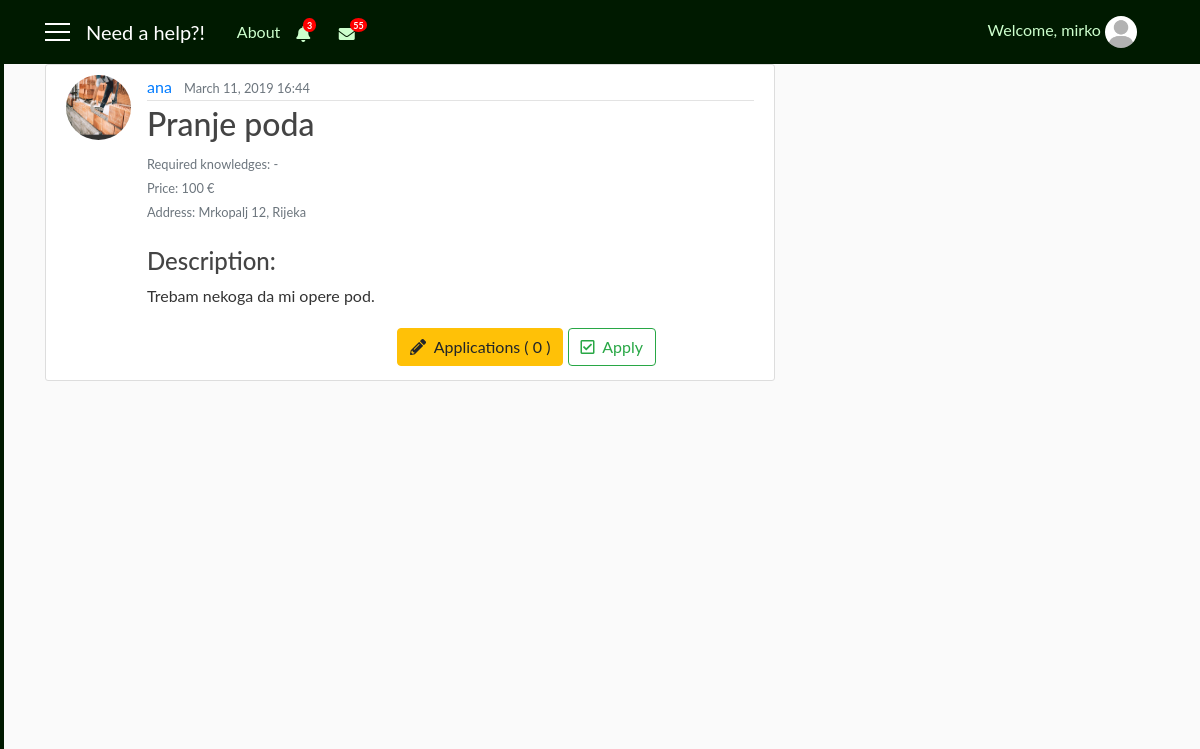
/request/2/ (signed in), run on the app's committed database.
### user/models.py (models this page shows, shortened)
class RepairmanNotifications(models.Model):
    repairman = models.ForeignKey(User, on_delete=models.CASCADE)
    notification = models.CharField(max_length=1000)
    date = models.DateTimeField(auto_now_add=True)
    seen = models.BooleanField(default=False)
    remove = models.BooleanField(default=False)

class Requests(models.Model):
    user = models.ForeignKey(User, on_delete=models.CASCADE)
    job_title = models.CharField(max_length=30, blank=True)
    required_knowledges = models.TextField(max_length=1000, default='-')
    price = models.IntegerField(default=10)
    address = models.CharField(max_length=30, blank=True)
    job_description = models.TextField(max_length=1000, blank=True)
    date = models.DateTimeField(auto_now_add=True)
    photo = models.ImageField(default='default_request.jpg', upload_to='requests_user')
    visible = models.BooleanField(default=True)

### need_a_help_app/views.py (the view, shortened to what this page needs)
# urls.py: path('request/<int:pk>/', views.RequestDetailView.as_view(), name='request_detail'),
class RequestDetailView(LoginRequiredMixin, DetailView):
    model = Requests
    template_name = 'user/requests_detail.html'
    def get_context_data(self, **kwargs):
        context_data = super(RequestDetailView, self).get_context_data(**kwargs)
        req_id = self.kwargs['pk']
        user_log = self.request.user
        req = Requests.objects.filter(id=req_id)
        reqq_seen = SeenRequest.objects.all()
        us = User.objects.all()
        f = 0
        for r in reqq_seen:
            if r.user == user_log and req_id == r.request.id and not r.seen:
                req_to_save = r
                f = 1
        c = 0
        if f == 1:
            req_to_save.seen = True
            req_to_save.save()
        app = Appliccation.objects.filter(request=req.first())
        cnt = Appliccation.objects.filter(request=req.first()).count()
        vis = Requests.objects.filter(id=req_id).first()
        us = self.request.user
        not_r = RepairmanNotifications.objects.filter(repairman=us, remove=False).order_by('-date')
        not_c = ClientNotifications.objects.filter(client=us, remove=False).order_by('-date')
        not_rep = RepairmanNotifications.objects.filter(repairman=us, seen=False).count()
        not_cli = ClientNotifications.objects.filter(client=us, seen=False).count()
        context_data['s'] = reqq_seen
        context_data['app'] = app
        context_data['cnt'] = cnt
        context_data['vis'] = vis.visible
        context_data['not_r'] = not_r
        context_data['not_c'] = not_c
        context_data['not_rep'] = not_rep
        context_data['not_cli'] = not_cli
        return context_data

### user/templates/user/requests_detail.html (shortened to what this page needs)
{% extends 'need_a_help_app/base.html' %}
{% block notify_repairman %}
    {% if not_r %}
        <i class="nav-item nav-link fas fa-bell mt-1 popOver" data-title="Notifications" data-content="
            <div class='container'>
                {% for n in not_r|slice:'5' %}
                    <div {% if not n.seen %}class='row not_seen'{% else %}class='row not_row' style='cursor: pointer;'{% endif %} onclick='location.href=&quot;{% url 'requests_repairman' user.id %}?not={{ n.id }}&quot;;'>
                        {{ n.notification }}
                        <div class='col-sm-3 col-md-3 col-lg-3'>
                            <small class='text-secondary text-muted'>{{ n.date|date:'dM H:i' }}</small>
                        </div>
                    </div>
                    <hr width=100%>
                {% endfor %}
                <div class='row'>
                    <div class='col-sm-12 col-md-12 col-lg-12 pl-5'>
                        <a href='{% url 'notifications_repairman' user.id %}'>Show all notifications</a>
                    </div>
                </div>
            </div>" data-placement="bottom" data-html="true" data-toggle="popover" data-container="body" data-trigger="click"></i>
        {% if not_rep %}
            <span class="badge badge-notify-bell">{{ not_rep }}</span>
        {% endif %}
    {% else %}
        <i class="nav-item nav-link fas fa-bell mt-1 popOver" data-title="Notifications" data-content="
            <h6 class='text-secondary text-muted' align='center'>No results</h6>" data-placement="bottom" data-html="true" data-toggle="popover" data-container="body" data-trigger="hover"></i>
    {% endif %}
{% endblock %}
{% block mess_client %}
        <span class="badge badge-notify-mess">55</span>
{% endblock %}
{% block content %}
    <article class="media content-section mt-2">
        <img class="rounded-circle article-img" src="{{ object.photo.url }}">
          <div class="media-body">
            <div class="article-metadata">
              <a class="mr-2" href="{% url 'info' object.user.id %}">{{ object.user }}</a>
              <small class="text-muted">{{ object.date|date:'F d, Y H:i' }}</small>
            </div>
            <h2 class="article-title">{{ object.job_title }}</h2>
            <small class="text-muted">Required knowledges: {{ object.required_knowledges }}</small><br>
            <small class="text-muted">Price: {{ object.price }} €</small><br>
            <small class="text-muted">Address: {{ object.address }}</small><br><br>
            <h4>Description:</h4>
            <p class="article-content">{{ object.job_description }}</p>
            {% if vis %}
              {% if object.user == user %}
                  <button type="button" class="btn btn-warning mt-1 mb-1" style="margin-left: 250px" data-toggle="modal" data-target="#applications"><i class="fas fa-pencil-alt"></i>&nbsp Applications ( {{ cnt }} )</button>
              {% else %}
                  <button type="button" class="btn btn-warning mt-1 mb-1" style="margin-left: 250px" data-toggle="modal" data-target="#applications"><i class="fas fa-pencil-alt"></i>&nbsp Applications ( {{ cnt }} )</button>
                  <a href="{% url 'repairman_apply' user.id object.id %}" class="btn btn-outline-success mt-1 mb-1"><i class="far fa-check-square"></i>&nbsp Apply</a>
              {% endif %}
            {% endif %}
          </div>
    </article>
{% endblock %}

### need_a_help_app/templates/need_a_help_app/base.html (shortened to what this page needs)
{% load static %}
<!DOCTYPE html>
<html>
    <head>
        <link rel="stylesheet" href="https://maxcdn.bootstrapcdn.com/bootstrap/4.0.0/css/bootstrap.min.css">
        <link rel="stylesheet" href="https://use.fontawesome.com/releases/v5.7.2/css/all.css">
        <link rel="stylesheet" type="text/css" href="{% static 'need_a_help_app/style.css' %}">
    </head>
    <body>
      <div id="wrapper">
          {% if user.is_authenticated and user.profile.role == 'client' %}
            <div id="sidebar-wrapper">
                <ul class="sidebar-nav">
                    <div class="list-group pt-2 d-none d-sm-none d-md-block d-lg-block">
                      <a class="list-group-item sb" href="{% url 'main' %}"><i class="fa fa-home fa-fw" aria-hidden="true"></i>&nbsp; Home</a>
                      <a class="list-group-item sb" href="#"><i class="fa fa-envelope fa-fw" aria-hidden="true"></i>&nbsp; Messages</a>
                      <a class="list-group-item sb" href="{% url 'notifications_client' user.id %}"><i class="fa fa-bell fa-fw" aria-hidden="true"></i>&nbsp; My notifications</a>
                      <a class="list-group-item sb" href="{% url 'profile' user.id %}"><i class="fa fa-cog fa-fw" aria-hidden="true"></i>&nbsp; Settings</a>
                      <a class="list-group-item sb" href="{% url 'favorites' %}"><i class="fa fa-star fa-fw" aria-hidden="true"></i>&nbsp; My favourites</a>
                    </div>
                    <div class="list-group pt-2 d-block d-sm-block d-md-none d-lg-none">
                      <a class="list-group-item sb" href="{% url 'main' %}"><i class="fa fa-home fa-fw" aria-hidden="true"></i></a>
                      <a class="list-group-item sb" href="#"><i class="fa fa-envelope fa-fw" aria-hidden="true"></i></a>
                      <a class="list-group-item sb" href="{% url 'notifications_client' user.id %}"><i class="fa fa-bell fa-fw" aria-hidden="true"></i></a>
                      <a class="list-group-item sb" href="{% url 'profile' user.id %}"><i class="fa fa-cog fa-fw" aria-hidden="true"></i></a>
                      <a class="list-group-item sb" href="{% url 'favorites' %}"><i class="fa fa-star fa-fw" aria-hidden="true"></i></a>
                    </div>
                </ul>
            </div>
          {% elif user.is_authenticated and user.profile.role == 'repairman' %}
            <div id="sidebar-wrapper">
                <ul class="sidebar-nav">
                    <div class="list-group pt-2 d-none d-sm-none d-md-block d-lg-block">
                      <a class="list-group-item sb" href="{% url 'main' %}">&nbsp; Home</a>
                      <a class="list-group-item sb" href="#">&nbsp; Messages</a>
                      <a class="list-group-item sb" href="{% url 'notifications_repairman' user.id %}">&nbsp; My notifications</a>
                      <a class="list-group-item sb" href="{% url 'profile' user.id %}">&nbsp; Settings</a>
                      <a class="list-group-item sb" href="#">&nbsp; My feedbacks</a>
                      <a class="list-group-item sb" href="{% url 'repairman_apps' user.id %}">&nbsp; My applications</a>
                    </div>
                </ul>
            </div>
          {% endif %}
          <header class="site-header">
            <nav class="navbar navbar-expand-md navbar-dark bg-steel fixed-top">
              <div class="container">
                {% if user.is_authenticated %}
                  <a href='#' id='menu-toggle'><div class='menu-icon'></div>
                                  <div class='menu-icon'></div>
                                  <div class='menu-icon'></div></a>
                  <a class="navbar-brand mr-4 ml-3" href="{% url 'main' %}">Need a help?!</a>
                {% else %}
                  <a class="navbar-brand mr-4" href="#">Need a help?!</a>
                  <button class="navbar-toggler" type="button" data-toggle="collapse" data-target="#navbarToggle" aria-controls="navbarToggle" aria-expanded="false" aria-label="Toggle navigation">
                    <span class="navbar-toggler-icon"></span>
                  </button>
                {% endif %}
                <div class="collapse navbar-collapse" id="navbarToggle">
                  <div class="navbar-nav mr-auto">
                    <a class="nav-item nav-link" href="{% url 'home' %}">About</a>
                    {% if user.is_authenticated %}
                      <div  class="collapse navbar-collapse hidden-xs">
                        {% if user.profile.role == 'repairman' %}
                          {% block notify_repairman %}{% endblock %}
                        {% else %}
                          {% block notify_client %}{% endblock %}
                        {% endif %}
                        <i class="nav-item nav-link fas fa-envelope mt-1"></i>
                        {% block mess_client %}{% endblock %}
                      </div>
                    {% else %}
                      <div class="d-sm-block d-md-none">
                        <a class="nav-item nav-link" href="{% url 'login' %}">Login</a>
                        <a class="nav-item nav-link" href="{% url 'register' %}">Register</a>
                      </div>
                    {% endif %}
                  </div>
                </div>
                  <div class="navbar-nav">
                    {% if user.is_authenticated %}
                      <div class="collapse navbar-collapse hidden-xs">
                          <span class="nav-item nav-link">Welcome, {{ user.username }}
                            <img class="rounded-circle navbar-img popOver" data-title="Logged in as {{ user.profile.role }}" data-content="
                                <a class='list-group-item sb' href='{% url 'info' user.id %}'><i class='fa fa-user fa-fw' aria-hidden='true'></i>&nbsp; My profile</a>
                                <a class='list-group-item sb' href='{% url 'logout' %}'><i class='fas fa-power-off'></i>&nbsp Logout</a>" data-placement="bottom" data-html="true" data-toggle="popover" data-container="body" data-trigger="click" src="{{ user.profile.photo.url }}">
                          </span>
                      </div>
                    {% else %}
                      <div class="collapse navbar-collapse">
                        <a class="nav-item nav-link" href="{% url 'login' %}">Login</a>
                        <a class="nav-item nav-link" href="{% url 'register' %}">Register</a>
                      </div>
                    {% endif %}
                  </div>
              </div>
            </nav>
          </header>
          <div id="page-content-wrapper">
            <main role="main" class="container">
              <div class="row">
                <div class="col-sm-8 col-md-8 col-lg-8">
                  {% block content %}{% endblock %}
                </div>
              </div>
            </main>
          </div>
    </div>
    </body>
</html>

### need_a_help_app/static/need_a_help_app/style.css (style rules this page uses)
body { background: #fafafa; color: #333333; margin-top: 56px; font-family: 'Lato'; }
h1, h2, h3, h4, h5, h6 { color: #444444; }
ul { margin: 0; }
.bg-steel { background-color: #001a00; }
.site-header .navbar-nav .nav-link { color: #ccffcc; }
.content-section { background: #ffffff; padding: 10px 20px; border: 1px solid #dddddd; border-radius: 3px; margin-bottom: 20px; }
.article-title { color: #444444; }
.article-content { white-space: pre-line; }
.article-img { height: 65px; width: 65px; margin-right: 16px; }
.article-metadata { padding-bottom: 1px; margin-bottom: 4px; border-bottom: 1px solid #e3e3e3 }
.navbar-img { height: 32px; width: 32px; margin-right: 10px; }
.menu-icon { width: 25px; height: 2px; background-color: white; margin: 6px 0; }
.sidebar-nav { padding-left: 0px; color: black; }
#sidebar-wrapper { z-index: 1; position: fixed; width: 0; height: 100%; overflow-y: hidden; background-color: #001a00; border: 2px solid #001a00; }
#page-content-wrapper { width: 100%; position: static; padding: 0; }
.sb { background-color: #001a00; color: #ccffcc; opacity: 0.9; }
.badge-notify-bell { background: red; position: relative; color: white; border-radius: 50%; top: -7px; left: -15px; font-size: xx-small; }
.badge-notify-mess { background: red; position: relative; color: white; border-radius: 50%; top: -7px; left: -13px; font-size: xx-small; }

### data on the page
Requests: photo (placeholder picture), user "ana", date "March 11, 2019 16:44", job_title "Pranje poda", required_knowledges "-", price "100", address "Mrkopalj 12, Rijeka", job_description "Trebam nekoga da mi opere pod."

### other printed values
{{ not_rep }} "3"
{{ user.username }} "mirko"
{{ cnt }} "0"
